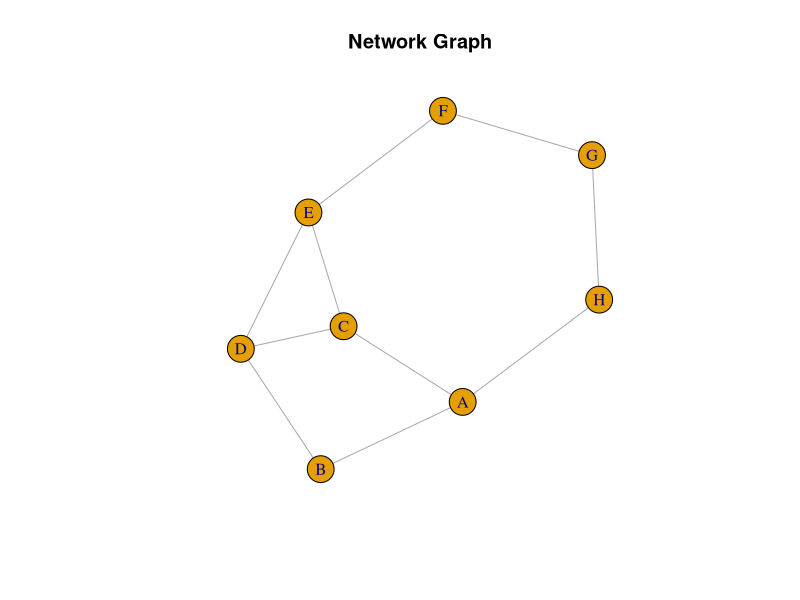
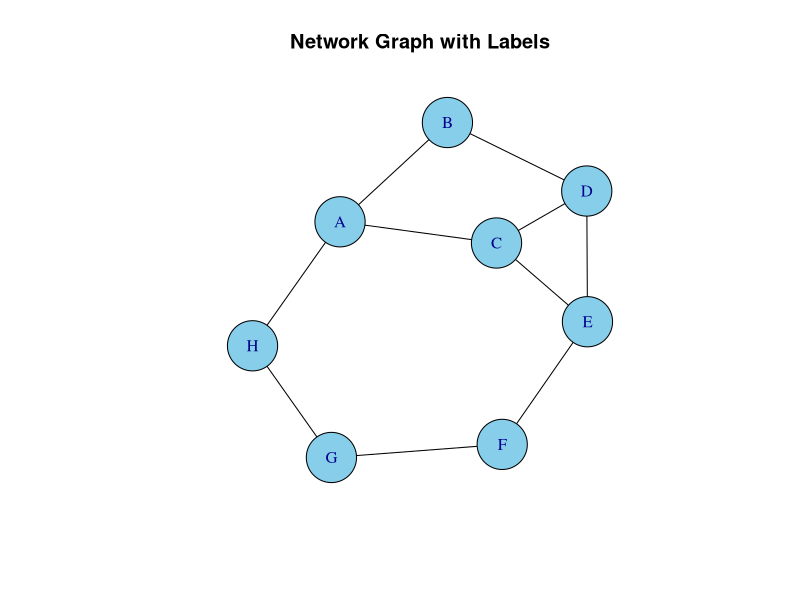
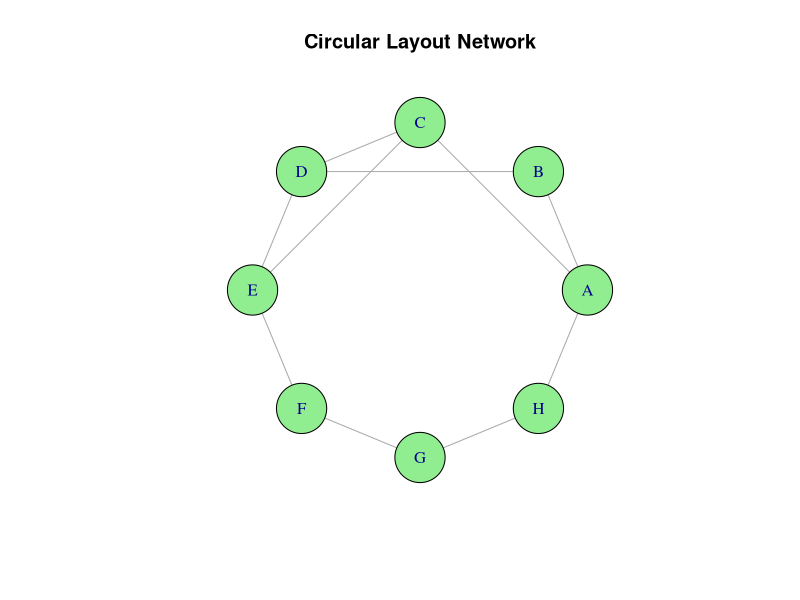

Reproduce these figures in R, in order.
# Load library
library(igraph)

# Create graph
from <- c("A","A","B","C","C","D","E","F","G","H")
to   <- c("B","C","D","D","E","E","F","G","H","A")

g <- graph_from_data_frame(data.frame(from, to), directed = FALSE)

# -----------------------------------
# Q1. Create a Network Graph
# -----------------------------------
plot(g,
     main = "Network Graph")

# -----------------------------------
# Q2. Display Node Labels and
#     Customize Node Colors
# -----------------------------------
plot(g,
     vertex.label = V(g)$name,
     vertex.color = "skyblue",
     vertex.size = 30,
     edge.color = "black",
     main = "Network Graph with Labels")

# -----------------------------------
# Q3. Calculate Degree of Each Node
# -----------------------------------
deg <- degree(g)
print(deg)

# -----------------------------------
# Q4. Identify Node with Highest
#     Number of Connections
# -----------------------------------
max_node <- names(which.max(deg))
cat("Node with Highest Connections:", max_node, "\n")
cat("Degree:", max(deg), "\n")

# -----------------------------------
# Q5. Plot Network Using
#     Circular Layout
# -----------------------------------
plot(g,
     layout = layout_in_circle(g),
     vertex.color = "lightgreen",
     vertex.size = 30,
     vertex.label = V(g)$name,
     main = "Circular Layout Network")
